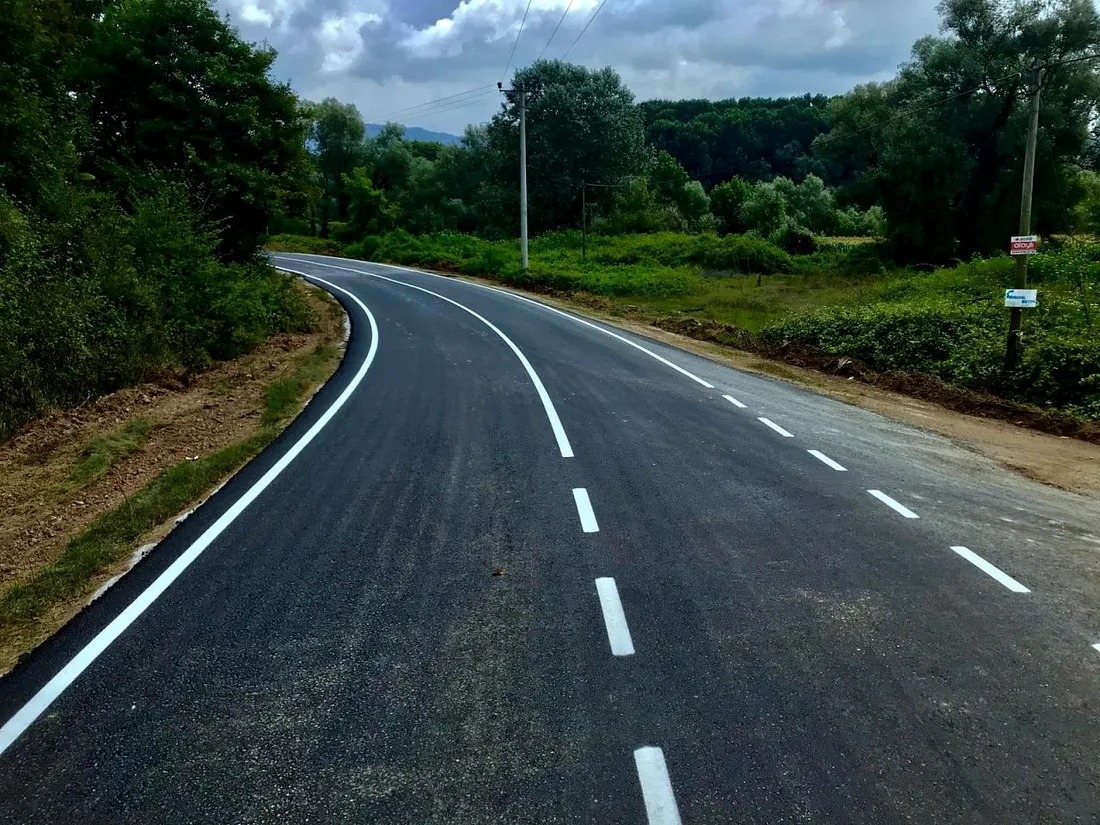
#> input picture OpenCVRoadLineTrackingTESTS/withImage/yol3.jpg, 1100 x 825 px
$ python SeritTakipDeneme.py
#> lines starting #> are read from the running program, lines starting #| are printed output that depends on the picture; after the words box and inside, x2 and y2 are one past the last pixel; in counts of white or black regions, pixels touching at a corner belong together
import cv2
import numpy as np
import matplotlib.pyplot as plt

image = cv2.imread("yol3.jpg")
#> image is the input picture: shape (825, 1100, 3); mean B, G, R 64.9, 68.5, 54.7

image_gray = cv2.cvtColor(image, cv2.COLOR_BGR2GRAY)

def apply_mask(img):
    height, width = image_gray.shape[:2]
#> height = 825; width = 1100
    mask = np.ones((height,width), dtype = np.uint8) * 255
    half_height = height // 2
#> half_height = 412
    half_half_height = half_height // 2
#> half_half_height = 206
    mask[:half_half_height] = 0
    masked_image = cv2.bitwise_and(img, image_gray, mask=mask)
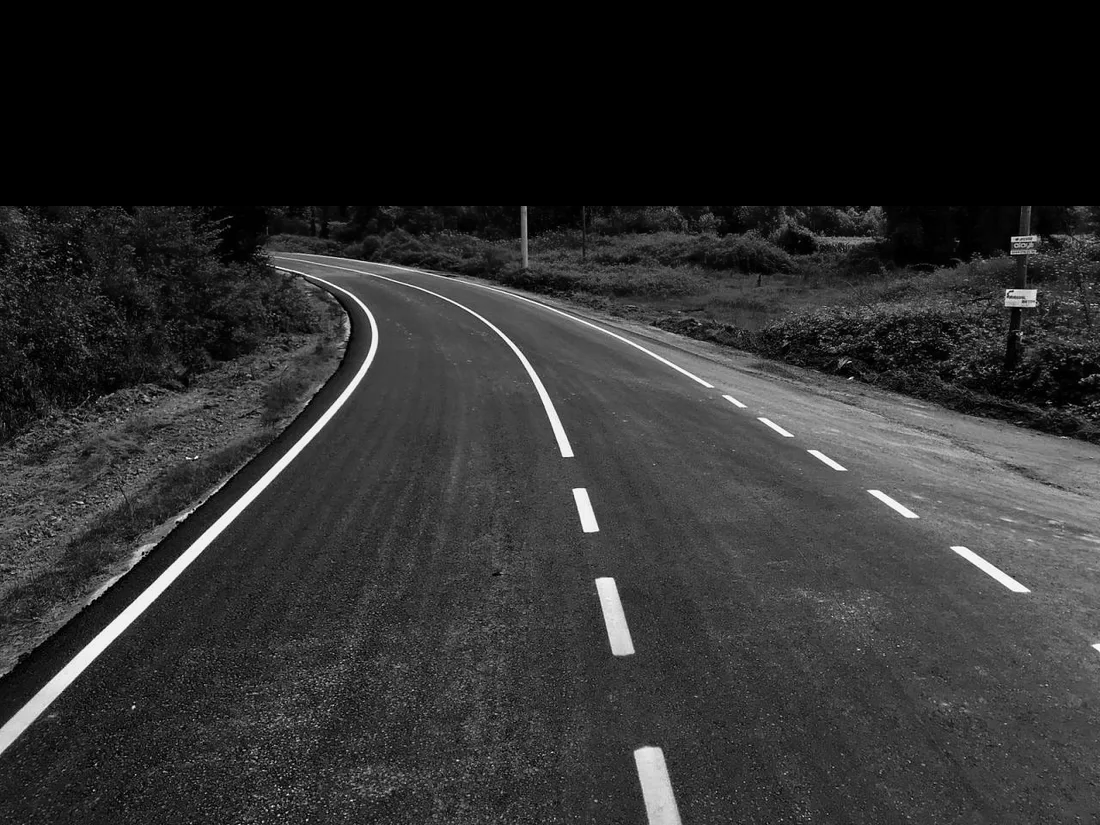
#> masked_image: shape (825, 1100); min 0, max 254, mean 46.5
    return masked_image

masked_image = apply_mask(image_gray)

threshold_value = 200

thres, black_and_white_image = cv2.threshold(masked_image, threshold_value, 255, cv2.THRESH_BINARY)
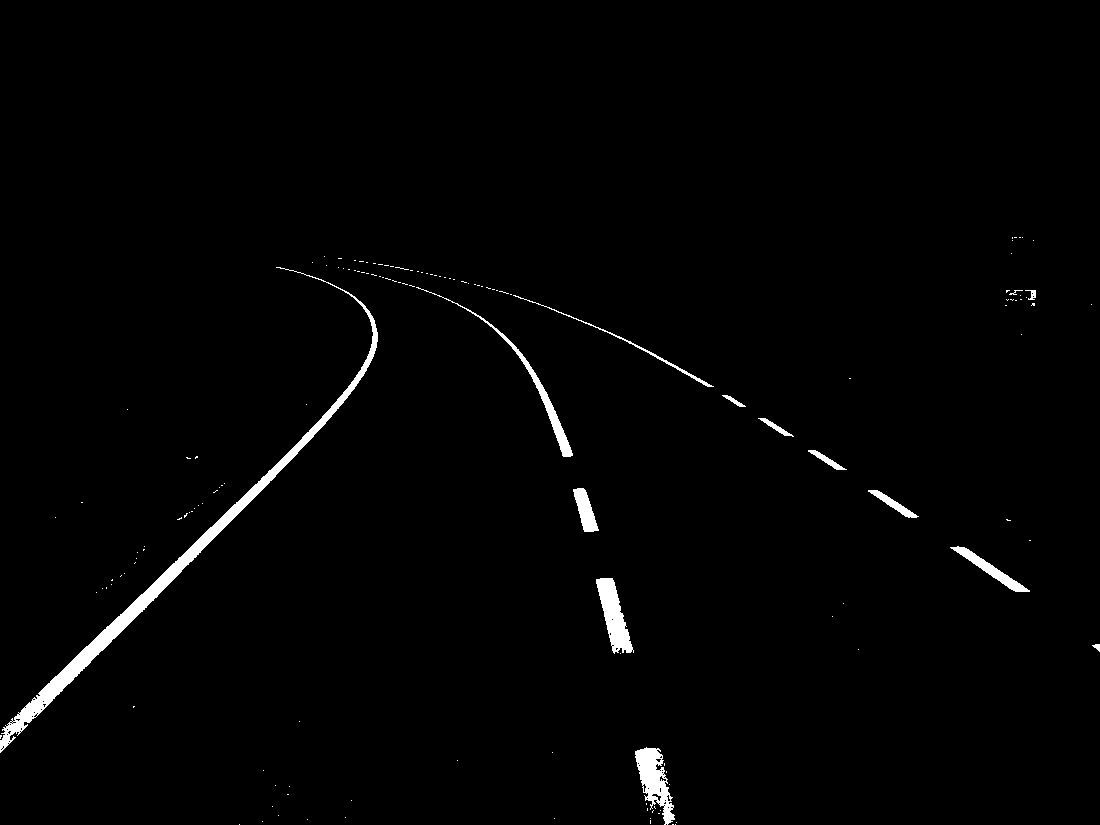
#> black_and_white_image: shape (825, 1100); 1.4% white; 146 white regions (132 under 20 px), largest, box (x1, y1, x2, y2) and area: (0, 267, 378, 753) 6124, (635, 747, 675, 825) 1471, (596, 578, 634, 654) 1399
#> thres = 200

def detect_and_draw_lines(img):
    edges = cv2.Canny(black_and_white_image, 50, 150, apertureSize=3)
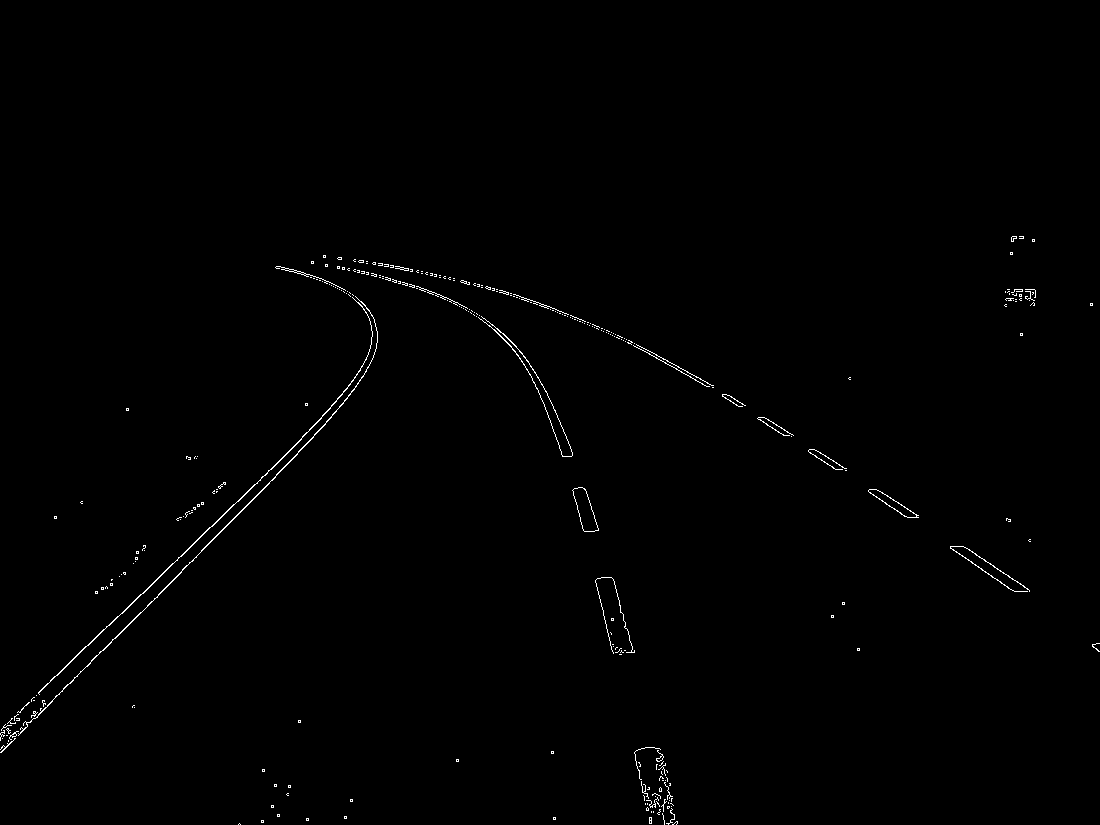
#> edges: shape (825, 1100); 0.54% white in thin lines or dots, all inside (x1, y1, x2, y2) = (0, 236, 1100, 825)

    white_pixels = np.argwhere(black_and_white_image == 255)
#> white_pixels = 13130 pairs, first value 237 to 824, second value 0 to 1099

    lines = []
    for pixel in white_pixels:
        x, y = pixel[1], pixel[0]
        lines.append([[x, y, x, y]])
#> this loop made 13130 passes
#> (pixel, x, y) on passes 1 to 3: ([237, 1012], 1012, 237), ([237, 1014], 1014, 237), ([237, 1015], 1015, 237)
#> after the loop, lines = 13130 items

    lines = np.array(lines)
    lines = cv2.HoughLinesP(black_and_white_image, 1, np.pi/180, threshold=20)
#> lines = 475 rows, first 6: [19, 718, 331, 416], [46, 703, 313, 436], [337, 399, 366, 370], [15, 719, 343, 402], [39, 694, 347, 397], [38, 693, 48, 683]

    if lines is not None:
        for line in lines:
            x1, y1, x2, y2 = line[0]
            cv2.line(image, (x1,y1), (x2,y2), (0, 0, 255), 5)
#> this loop made 475 passes
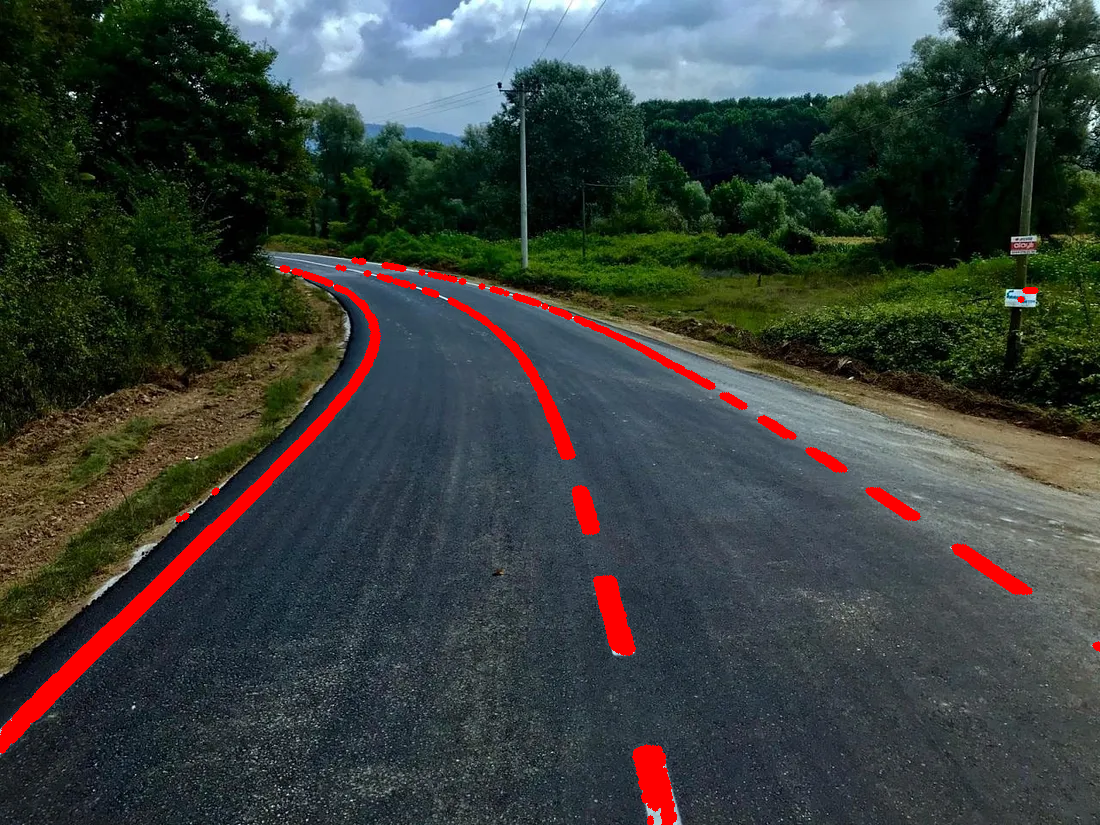
#> image: shape (825, 1100, 3); 2.53% of pixels changed, all inside (x1, y1, x2, y2) = (0, 257, 1100, 825)
    return image

linesfinded_image = detect_and_draw_lines(black_and_white_image)

cv2.imshow("Masked Image", masked_image)
cv2.imshow("Black And White", black_and_white_image)
cv2.imshow("Lines Tracked", linesfinded_image)
cv2.waitKey(0)
cv2.destroyAllWindows()

$ run again, with OpenCVRoadLineTrackingTESTS/withImage/yol2.jpg copied over OpenCVRoadLineTrackingTESTS/withImage/yol3.jpg
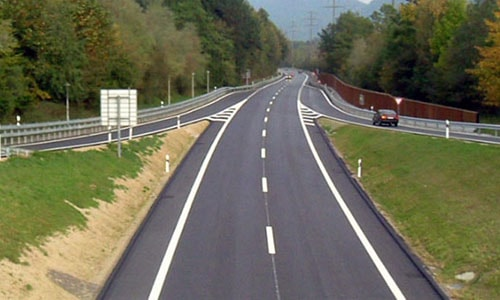
#> input picture OpenCVRoadLineTrackingTESTS/withImage/yol2.jpg, 500 x 300 px
#> image is the input picture: shape (300, 500, 3); mean B, G, R 84.4, 106.3, 107.4
#> `thres, black_and_white_image = cv2.threshold(masked_image, threshold_v..`:
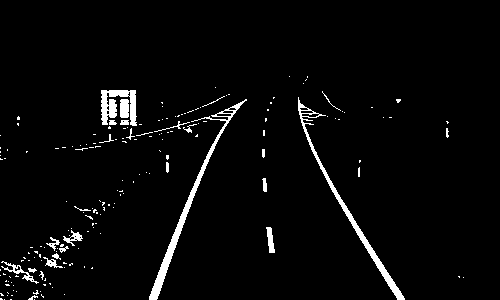
#> black_and_white_image: shape (300, 500); 3.3% white; 183 white regions (157 under 20 px), largest, box (x1, y1, x2, y2) and area: (149, 99, 247, 300) 1289, (298, 97, 405, 300) 1137, (101, 90, 137, 126) 695
#> thres = 200
#> edges: shape (300, 500); 2.1% white in thin lines or dots, all inside (x1, y1, x2, y2) = (0, 75, 465, 300)
#> white_pixels = 4921 pairs, first value 76 to 299, second value 0 to 463
#> the loop in detect_and_draw_lines, `for pixel in white_pixels:` made 4921 passes
#> (pixel, x, y) on passes 1 to 3: ([76, 289], 289, 76), ([76, 307], 307, 76), ([77, 307], 307, 77)
#> after the loop in detect_and_draw_lines, `for pixel in white_pixels:`: lines = 4921 items
#> in detect_and_draw_lines, `lines = cv2.HoughLinesP(black_and_white_image, 1, np.pi/180, threshold..`: lines = 477 rows, first 6: [151, 299, 205, 159], [309, 144, 398, 299], [193, 197, 216, 137], [194, 192, 210, 148], [314, 155, 395, 295], [150, 299, 196, 179]
#> the loop in detect_and_draw_lines, `for line in lines:` made 477 passes
#> after the loop in detect_and_draw_lines, `for line in lines:`:
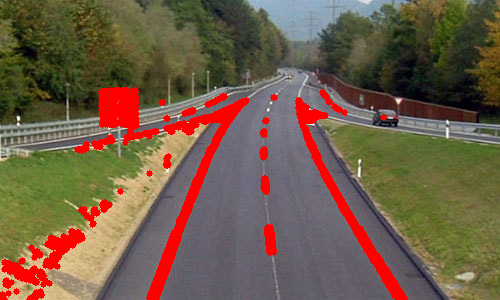
#> image: shape (300, 500, 3); 7.72% of pixels changed, all inside (x1, y1, x2, y2) = (0, 87, 408, 300)

$ run again, with OpenCVRoadLineTrackingTESTS/withImage/yol4.jpg copied over OpenCVRoadLineTrackingTESTS/withImage/yol3.jpg
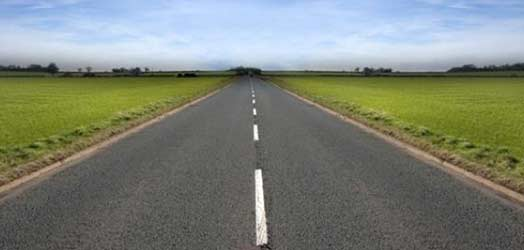
#> input picture OpenCVRoadLineTrackingTESTS/withImage/yol4.jpg, 524 x 250 px
#> image is the input picture: shape (250, 524, 3); mean B, G, R 119.8, 130.6, 124.3
#> `thres, black_and_white_image = cv2.threshold(masked_image, threshold_v..`:
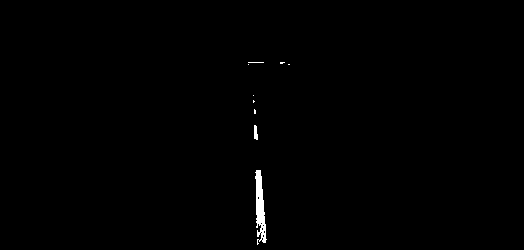
#> black_and_white_image: shape (250, 524); 0.45% white; 9 white regions (7 under 20 px), largest, box (x1, y1, x2, y2) and area: (255, 170, 267, 245) 507, (254, 125, 258, 140) 48
#> thres = 200
#> edges: shape (250, 524); 0.23% white in thin lines or dots, all inside (x1, y1, x2, y2) = (247, 61, 290, 245)
#> white_pixels = 596 pairs, first value 62 to 244, second value 248 to 289
#> the loop in detect_and_draw_lines, `for pixel in white_pixels:` made 596 passes
#> (pixel, x, y) on passes 1 to 3: ([62, 248], 248, 62), ([62, 249], 249, 62), ([62, 250], 250, 62)
#> after the loop in detect_and_draw_lines, `for pixel in white_pixels:`: lines = 596 items
#> in detect_and_draw_lines, `lines = np.array(lines)`: lines = 596 rows, first 6: [248, 62, 248, 62], [249, 62, 249, 62], [250, 62, 250, 62], [251, 62, 251, 62], [252, 62, 252, 62], [253, 62, 253, 62]
#> in detect_and_draw_lines, `lines = cv2.HoughLinesP(black_and_white_image, 1, np.pi/180, threshold..`: lines = 19 rows, first 6: [264, 216, 265, 234], [256, 170, 262, 224], [260, 170, 263, 224], [256, 176, 257, 226], [254, 125, 254, 138], [258, 199, 258, 223]
#> the loop in detect_and_draw_lines, `for line in lines:` made 19 passes
#> after the loop in detect_and_draw_lines, `for line in lines:`:
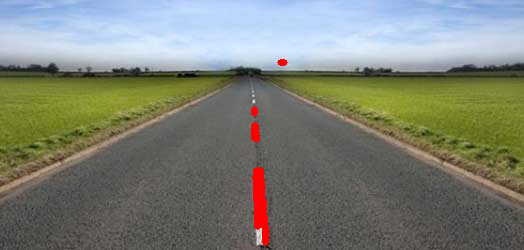
#> image: shape (250, 524, 3); 0.87% of pixels changed, all inside (x1, y1, x2, y2) = (251, 59, 288, 246)

$ run again, with OpenCVRoadLineTrackingTESTS/withImage/yol5.jpg copied over OpenCVRoadLineTrackingTESTS/withImage/yol3.jpg
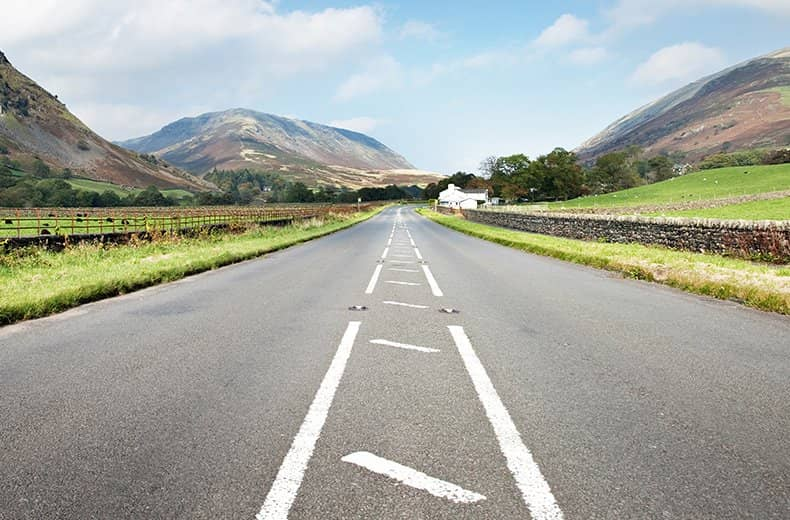
#> input picture OpenCVRoadLineTrackingTESTS/withImage/yol5.jpg, 790 x 520 px
#> image is the input picture: shape (520, 790, 3); mean B, G, R 158.4, 167.3, 163.9
#> `thres, black_and_white_image = cv2.threshold(masked_image, threshold_v..`:
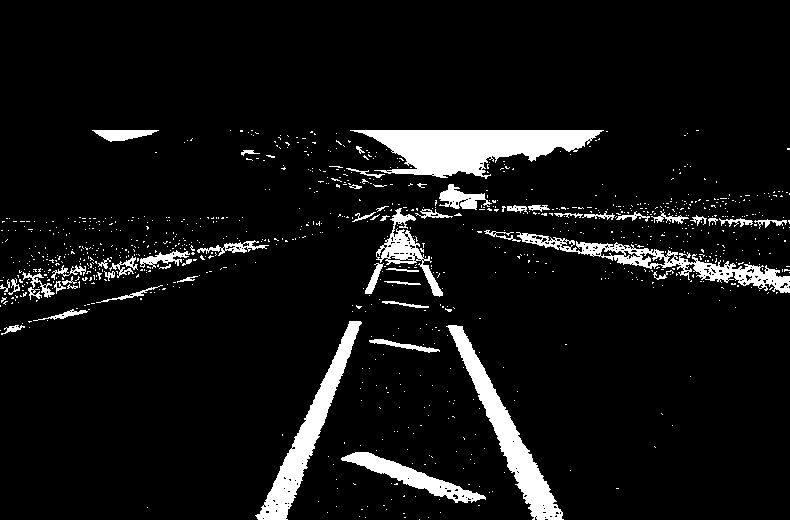
#> black_and_white_image: shape (520, 790); 7.3% white; 976 white regions (922 under 20 px), largest, box (x1, y1, x2, y2) and area: (350, 130, 604, 179) 6857, (446, 325, 564, 520) 4376, (255, 321, 362, 520) 4076
#> thres = 200
#> edges: shape (520, 790); 3.2% white in thin lines or dots, all inside (x1, y1, x2, y2) = (0, 129, 790, 520)
#> white_pixels = 29990 pairs, first value 130 to 519, second value 0 to 789
#> the loop in detect_and_draw_lines, `for pixel in white_pixels:` made 29990 passes
#> pixel on passes 1 to 3: [130, 92], [130, 93], [130, 94]
#> after the loop in detect_and_draw_lines, `for pixel in white_pixels:`: lines = 29990 items
#> in detect_and_draw_lines, `lines = cv2.HoughLinesP(black_and_white_image, 1, np.pi/180, threshold..`: lines = 2529 rows, first 6: [294, 446, 355, 321], [268, 519, 357, 321], [436, 176, 479, 164], [264, 504, 305, 421], [467, 338, 524, 495], [394, 222, 399, 208]
#> the loop in detect_and_draw_lines, `for line in lines:` made 2529 passes
#> after the loop in detect_and_draw_lines, `for line in lines:`:
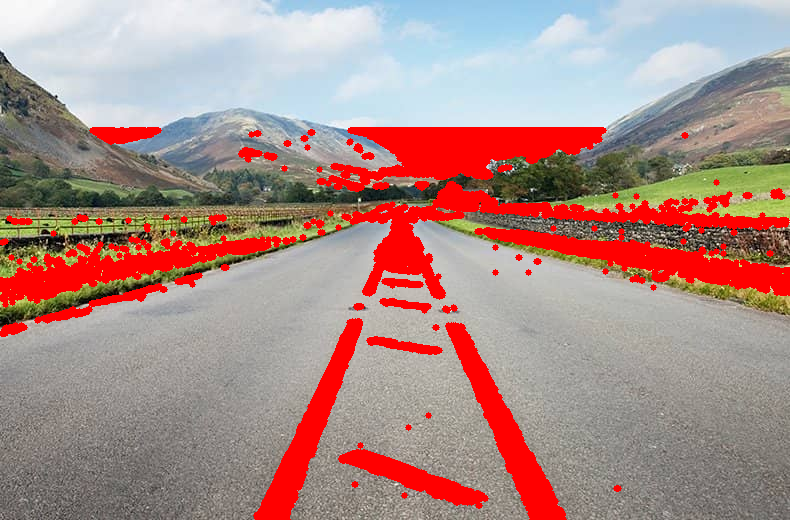
#> image: shape (520, 790, 3); 13.45% of pixels changed, all inside (x1, y1, x2, y2) = (0, 127, 790, 520)
